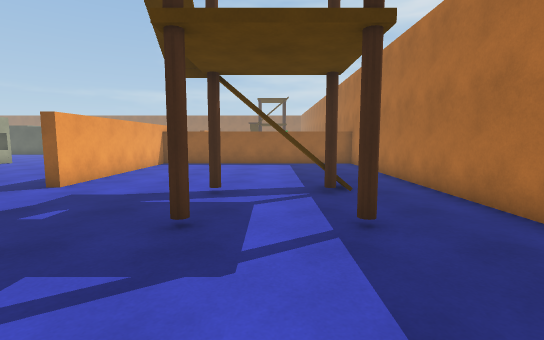
[1] (above)

24 first-person views from a walk through a 3-D level made in the Unity game engine. The camera is 1.4 m above the floor, tilts 6° down and sees 85° across. The floor is counted in squares, 1 m on a side. Each view is taken from the middle of a square. On the plan, view 1 faces up. The plan holds only what a view shows up to about 14 squares ahead; the rest is blank. The place goes on beyond the plan.

[2]
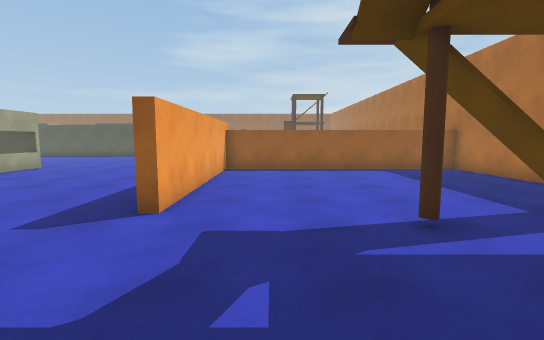

[3]
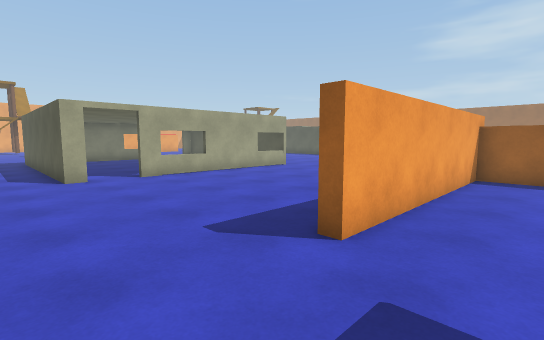

[4]
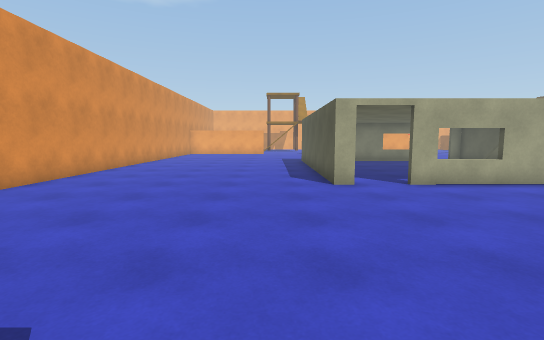

[5]
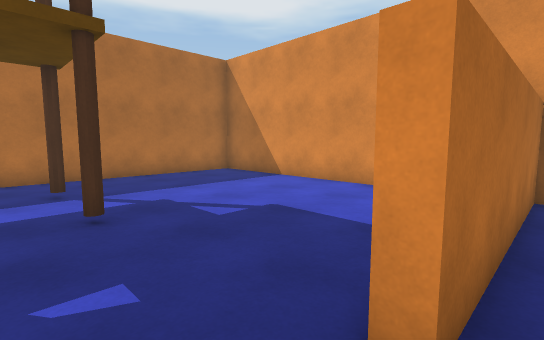

[6]
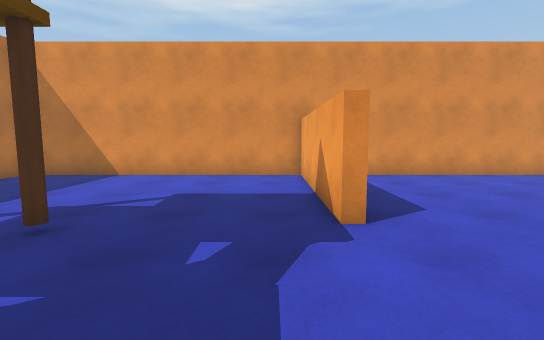

[7]
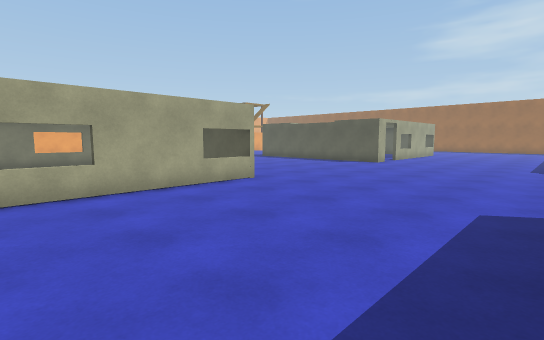

[8]
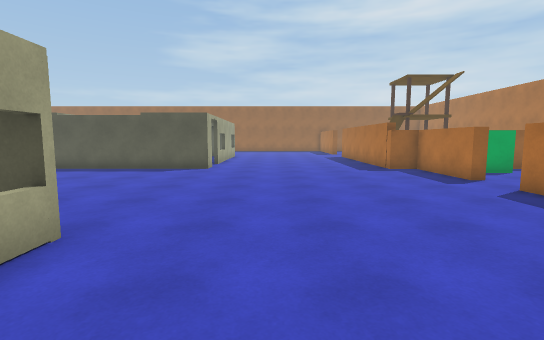

[9]
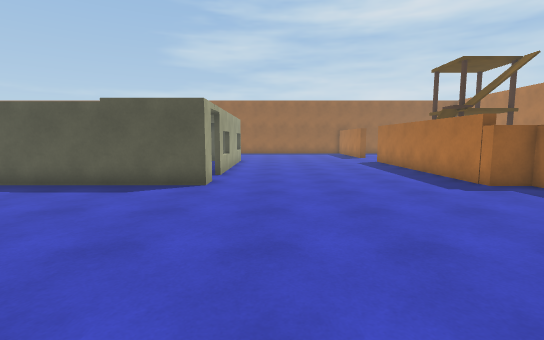

[10]
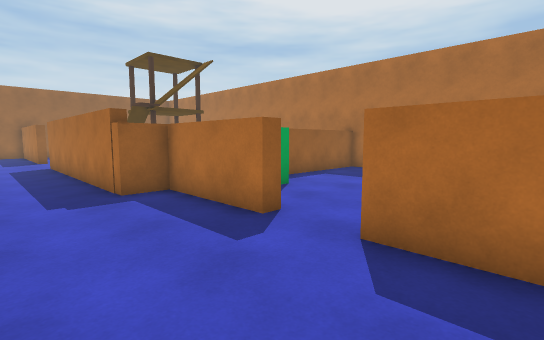

[11]
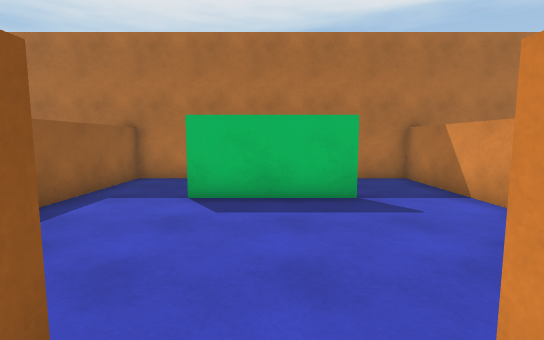

[12]
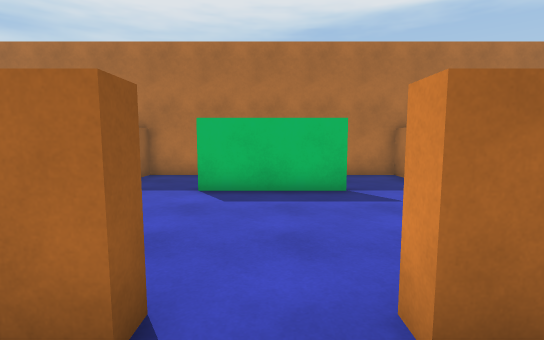

[13]
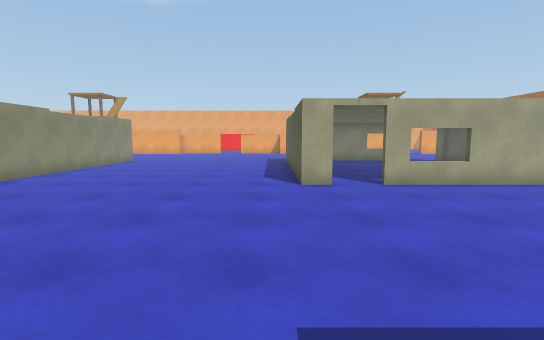

[14]
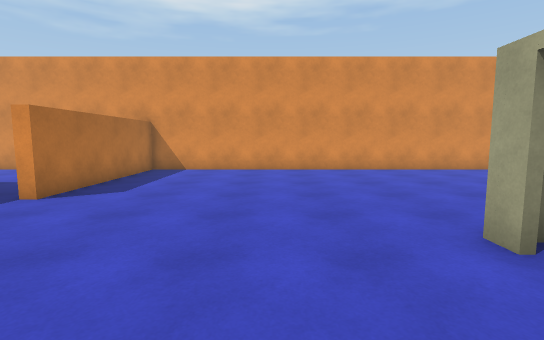

[15]
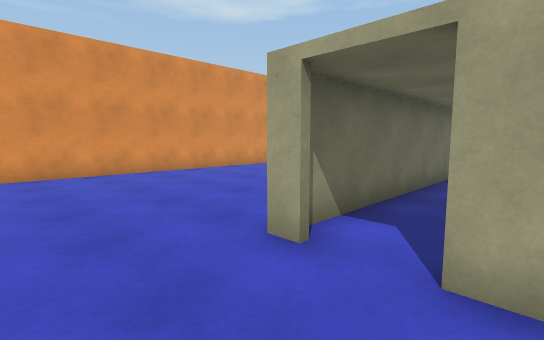

[16]
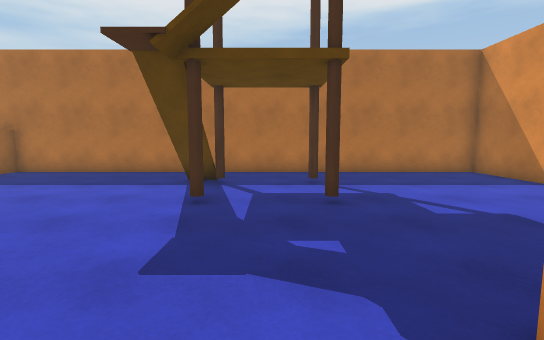

[17]
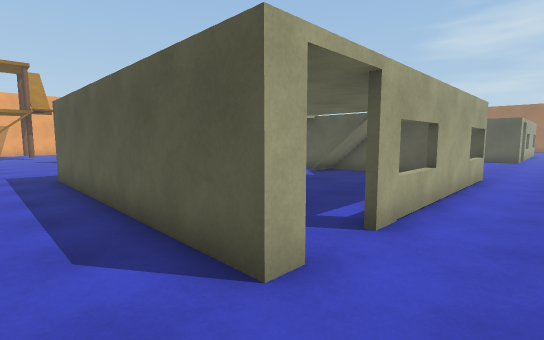

[18]
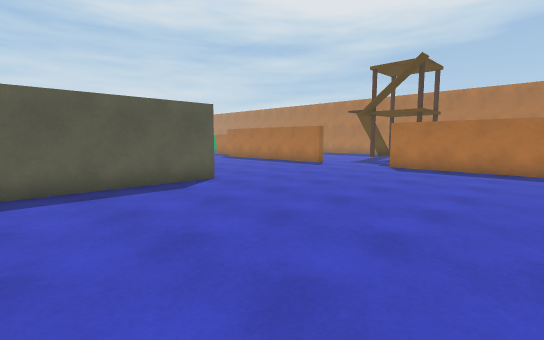

[19]
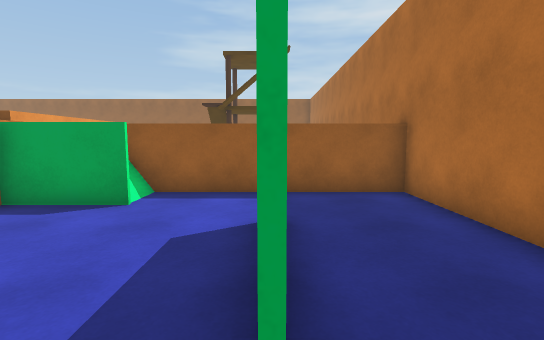

[20]
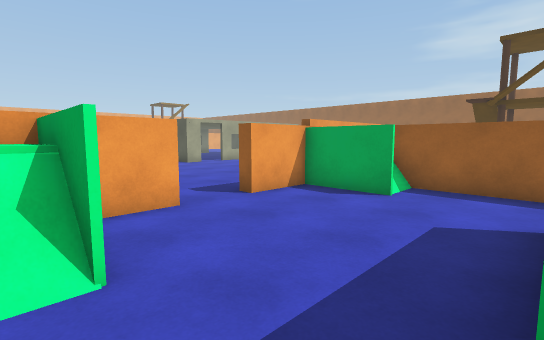

[21]
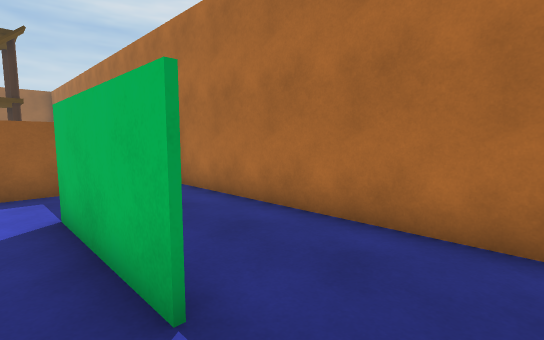

[22]
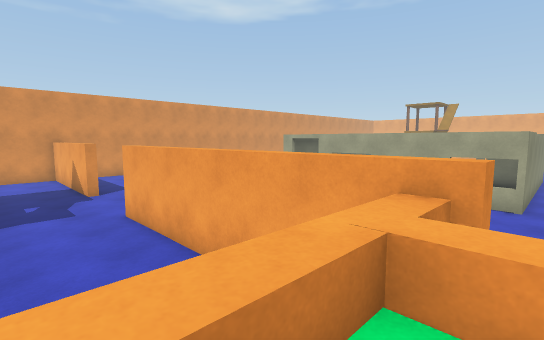

[23]
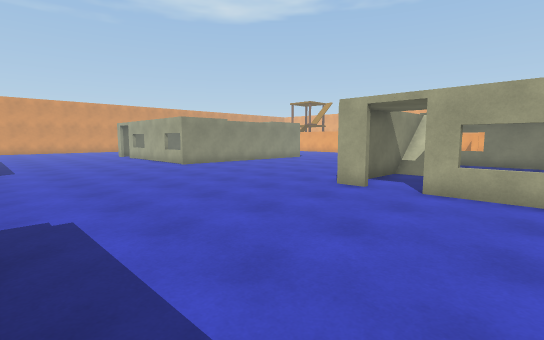

[24]
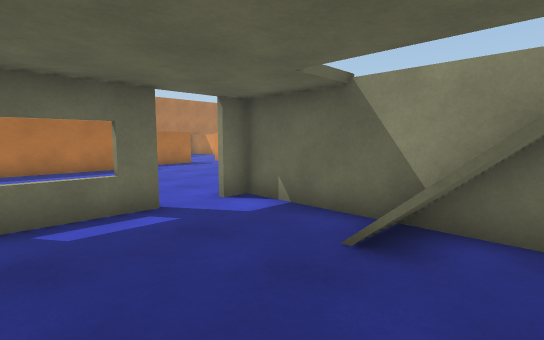

### Floor plan
Key: @ floor where view 1 was taken; # wall or solid block; . main floor; : floor 1.75 m higher than the main floor; / step, stairs or slope; = window, fence, low wall or low ledge; ^ raised ledge; T tower; B building; O other object.
Columns run from 21 left of view 1 to 5 right of it. Each row starts with its distance up from view 1.
 32 . ....B........#
 31  .....B........#
 30 ......B........#
 29 ...............#
 28  O/...B........#
 27 BBBBBBB........############
 26 ................# O ......#
 25 ................#OOO......#
 24  ...............#.........#
 23  ...............#.....#...#
 22  .....................#...#
 21  .....................#...#
 20  ...............#.....#...#
 19  ...............:./O......#
 18  ...............: //......#
 17 BBBBBBB........^//=########
 16 . O   B........#..........#
 15 ....  B........#..........#
 14  ...  B........#..........#
 13   ... B........#..........#
 12   ... B........#..........#
 11  .....B........#..........#
 10  .....B........#..........#
  9  .....B........#......T/..#
  8 ...................TT.T/..#
  7 BBBBBBB...................#
  6 ..........................#
  5 ...................TT.TT..#
  4 ...............#..........#
  3 ...............#..........#
  2 ...............#..........#
  1 ...............#..........#
  0 ...............#.....@....#
 -1 ...............#..........#
 -2 ...............#..........#
 -3 ###########################

Positions as (right, up) in squares from view 1, and headings:
1: (0, 0), facing up
2: (-4, 3), facing up
3: (-4, 5), facing up-left
4: (-6, 5), facing left
5: (-7, 6), facing down-right
6: (-5, 9), facing down
7: (-7, 10), facing up-left
8: (-12, 13), facing up
9: (-13, 18), facing up
10: (-9, 19), facing up-right
11: (-6, 22), facing right
12: (-7, 22), facing right
13: (-6, 26), facing left
14: (-12, 11), facing down
15: (-12, 10), facing down-left
16: (-8, 6), facing right
17: (-13, 5), facing up-left
18: (-21, -2), facing up-right
19: (1, 19), facing up
20: (1, 18), facing up-left
21: (0, 18), facing up-right
22: (-3, 18), facing down-left
23: (-7, 32), facing down-left
24: (-21, 32), facing down-right
